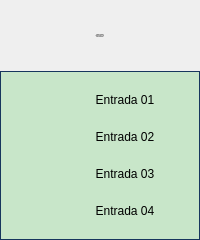
<?xml version="1.0" encoding="UTF-8"?>
<ui version="4.0">
 <class>Form</class>
 <widget class="QWidget" name="Form">
  <property name="geometry">
   <rect>
    <x>0</x>
    <y>0</y>
    <width>200</width>
    <height>240</height>
   </rect>
  </property>
  <property name="minimumSize">
   <size>
    <width>200</width>
    <height>240</height>
   </size>
  </property>
  <property name="maximumSize">
   <size>
    <width>200</width>
    <height>240</height>
   </size>
  </property>
  <property name="windowTitle">
   <string>Cartão 5069-IY4 06 Remota Booster</string>
  </property>
  <layout class="QVBoxLayout" name="verticalLayout">
   <property name="spacing">
    <number>0</number>
   </property>
   <property name="leftMargin">
    <number>0</number>
   </property>
   <property name="topMargin">
    <number>0</number>
   </property>
   <property name="rightMargin">
    <number>0</number>
   </property>
   <property name="bottomMargin">
    <number>0</number>
   </property>
   <item>
    <layout class="QVBoxLayout" name="verticalLayout_2">
     <property name="spacing">
      <number>0</number>
     </property>
     <item>
      <widget class="PyDMLabel" name="PyDMLabel_2">
       <property name="maximumSize">
        <size>
         <width>16777215</width>
         <height>71</height>
        </size>
       </property>
       <property name="font">
        <font>
         <pointsize>-1</pointsize>
        </font>
       </property>
       <property name="toolTip">
        <string/>
       </property>
       <property name="styleSheet">
        <string notr="true">PyDMLabel {
 qproperty-alignment: AlignCenter;
 border: 1px solid #FF17365D;
 background-color: #FF17365D;
 color: rgb(255, 255, 255);
 min-height: 65px;
 max-height: 65px;
 font-size: 14px;
}
</string>
       </property>
       <property name="text">
        <string>Falhas Hardware
Cartão 5069-IY4 06
Remota Booster</string>
       </property>
       <property name="alignment">
        <set>Qt::AlignCenter</set>
       </property>
      </widget>
     </item>
     <item>
      <widget class="QFrame" name="frame">
       <property name="styleSheet">
        <string notr="true">QFrame#frame{
     border: 1px solid #FF17365D;
	 background-color: #c8e6c9;
}

PyDMByteIndicator {
  min-height: 1.50em;
  max-height: 1.50em;
  min-width: 1.50em;
}</string>
       </property>
       <property name="frameShape">
        <enum>QFrame::StyledPanel</enum>
       </property>
       <property name="frameShadow">
        <enum>QFrame::Raised</enum>
       </property>
       <layout class="QVBoxLayout" name="verticalLayout_3">
        <property name="spacing">
         <number>0</number>
        </property>
        <property name="leftMargin">
         <number>0</number>
        </property>
        <property name="topMargin">
         <number>0</number>
        </property>
        <property name="rightMargin">
         <number>0</number>
        </property>
        <property name="bottomMargin">
         <number>0</number>
        </property>
        <item>
         <layout class="QGridLayout" name="gridLayout">
          <property name="leftMargin">
           <number>5</number>
          </property>
          <property name="topMargin">
           <number>5</number>
          </property>
          <property name="rightMargin">
           <number>5</number>
          </property>
          <property name="bottomMargin">
           <number>5</number>
          </property>
          <property name="horizontalSpacing">
           <number>5</number>
          </property>
          <property name="verticalSpacing">
           <number>10</number>
          </property>
          <item row="2" column="0">
           <widget class="PyDMByteIndicator" name="PyDMByteIndicator_2">
            <property name="sizePolicy">
             <sizepolicy hsizetype="Fixed" vsizetype="Fixed">
              <horstretch>0</horstretch>
              <verstretch>0</verstretch>
             </sizepolicy>
            </property>
            <property name="minimumSize">
             <size>
              <width>27</width>
              <height>27</height>
             </size>
            </property>
            <property name="maximumSize">
             <size>
              <width>30</width>
              <height>27</height>
             </size>
            </property>
            <property name="toolTip">
             <string/>
            </property>
            <property name="PyDMToolTip" stdset="0">
             <string/>
            </property>
            <property name="channel" stdset="0">
             <string>ca://RA-RaBO02:RF-IntlkComp:InAng14-Mon.VAL</string>
            </property>
            <property name="onColor" stdset="0">
             <color>
              <red>255</red>
              <green>0</green>
              <blue>0</blue>
             </color>
            </property>
            <property name="offColor" stdset="0">
             <color>
              <red>0</red>
              <green>255</green>
              <blue>0</blue>
             </color>
            </property>
            <property name="showLabels" stdset="0">
             <bool>false</bool>
            </property>
            <property name="circles" stdset="0">
             <bool>true</bool>
            </property>
           </widget>
          </item>
          <item row="3" column="0">
           <widget class="PyDMByteIndicator" name="PyDMByteIndicator_3">
            <property name="sizePolicy">
             <sizepolicy hsizetype="Fixed" vsizetype="Fixed">
              <horstretch>0</horstretch>
              <verstretch>0</verstretch>
             </sizepolicy>
            </property>
            <property name="minimumSize">
             <size>
              <width>27</width>
              <height>27</height>
             </size>
            </property>
            <property name="maximumSize">
             <size>
              <width>30</width>
              <height>27</height>
             </size>
            </property>
            <property name="toolTip">
             <string/>
            </property>
            <property name="PyDMToolTip" stdset="0">
             <string/>
            </property>
            <property name="channel" stdset="0">
             <string>ca://RA-RaBO02:RF-IntlkComp:InAng15-Mon.VAL</string>
            </property>
            <property name="onColor" stdset="0">
             <color>
              <red>255</red>
              <green>0</green>
              <blue>0</blue>
             </color>
            </property>
            <property name="offColor" stdset="0">
             <color>
              <red>0</red>
              <green>255</green>
              <blue>0</blue>
             </color>
            </property>
            <property name="showLabels" stdset="0">
             <bool>false</bool>
            </property>
            <property name="circles" stdset="0">
             <bool>true</bool>
            </property>
           </widget>
          </item>
          <item row="0" column="0">
           <widget class="PyDMByteIndicator" name="PyDMByteIndicator">
            <property name="sizePolicy">
             <sizepolicy hsizetype="Fixed" vsizetype="Fixed">
              <horstretch>0</horstretch>
              <verstretch>0</verstretch>
             </sizepolicy>
            </property>
            <property name="minimumSize">
             <size>
              <width>27</width>
              <height>27</height>
             </size>
            </property>
            <property name="maximumSize">
             <size>
              <width>30</width>
              <height>27</height>
             </size>
            </property>
            <property name="toolTip">
             <string/>
            </property>
            <property name="PyDMToolTip" stdset="0">
             <string/>
            </property>
            <property name="channel" stdset="0">
             <string>ca://RA-RaBO02:RF-IntlkComp:InAng12-Mon.VAL</string>
            </property>
            <property name="onColor" stdset="0">
             <color>
              <red>255</red>
              <green>0</green>
              <blue>0</blue>
             </color>
            </property>
            <property name="offColor" stdset="0">
             <color>
              <red>0</red>
              <green>255</green>
              <blue>0</blue>
             </color>
            </property>
            <property name="showLabels" stdset="0">
             <bool>false</bool>
            </property>
            <property name="circles" stdset="0">
             <bool>true</bool>
            </property>
           </widget>
          </item>
          <item row="1" column="1">
           <widget class="PyDMLabel" name="PyDMLabel_3">
            <property name="sizePolicy">
             <sizepolicy hsizetype="Fixed" vsizetype="Fixed">
              <horstretch>0</horstretch>
              <verstretch>0</verstretch>
             </sizepolicy>
            </property>
            <property name="minimumSize">
             <size>
              <width>100</width>
              <height>25</height>
             </size>
            </property>
            <property name="maximumSize">
             <size>
              <width>100</width>
              <height>25</height>
             </size>
            </property>
            <property name="toolTip">
             <string/>
            </property>
            <property name="text">
             <string>Entrada 02</string>
            </property>
            <property name="alignment">
             <set>Qt::AlignCenter</set>
            </property>
           </widget>
          </item>
          <item row="1" column="0">
           <widget class="PyDMByteIndicator" name="PyDMByteIndicator_4">
            <property name="sizePolicy">
             <sizepolicy hsizetype="Fixed" vsizetype="Fixed">
              <horstretch>0</horstretch>
              <verstretch>0</verstretch>
             </sizepolicy>
            </property>
            <property name="minimumSize">
             <size>
              <width>27</width>
              <height>27</height>
             </size>
            </property>
            <property name="maximumSize">
             <size>
              <width>30</width>
              <height>27</height>
             </size>
            </property>
            <property name="toolTip">
             <string/>
            </property>
            <property name="PyDMToolTip" stdset="0">
             <string/>
            </property>
            <property name="channel" stdset="0">
             <string>ca://RA-RaBO02:RF-IntlkComp:InAng13-Mon.VAL</string>
            </property>
            <property name="onColor" stdset="0">
             <color>
              <red>255</red>
              <green>0</green>
              <blue>0</blue>
             </color>
            </property>
            <property name="offColor" stdset="0">
             <color>
              <red>0</red>
              <green>255</green>
              <blue>0</blue>
             </color>
            </property>
            <property name="showLabels" stdset="0">
             <bool>false</bool>
            </property>
            <property name="circles" stdset="0">
             <bool>true</bool>
            </property>
           </widget>
          </item>
          <item row="0" column="1">
           <widget class="PyDMLabel" name="PyDMLabel">
            <property name="sizePolicy">
             <sizepolicy hsizetype="Fixed" vsizetype="Fixed">
              <horstretch>0</horstretch>
              <verstretch>0</verstretch>
             </sizepolicy>
            </property>
            <property name="minimumSize">
             <size>
              <width>100</width>
              <height>25</height>
             </size>
            </property>
            <property name="maximumSize">
             <size>
              <width>100</width>
              <height>25</height>
             </size>
            </property>
            <property name="toolTip">
             <string/>
            </property>
            <property name="text">
             <string>Entrada 01</string>
            </property>
            <property name="alignment">
             <set>Qt::AlignCenter</set>
            </property>
            <property name="channel" stdset="0">
             <string/>
            </property>
           </widget>
          </item>
          <item row="3" column="1">
           <widget class="PyDMLabel" name="PyDMLabel_5">
            <property name="sizePolicy">
             <sizepolicy hsizetype="Fixed" vsizetype="Fixed">
              <horstretch>0</horstretch>
              <verstretch>0</verstretch>
             </sizepolicy>
            </property>
            <property name="minimumSize">
             <size>
              <width>100</width>
              <height>25</height>
             </size>
            </property>
            <property name="maximumSize">
             <size>
              <width>100</width>
              <height>25</height>
             </size>
            </property>
            <property name="toolTip">
             <string/>
            </property>
            <property name="text">
             <string>Entrada 04</string>
            </property>
            <property name="alignment">
             <set>Qt::AlignCenter</set>
            </property>
           </widget>
          </item>
          <item row="2" column="1">
           <widget class="PyDMLabel" name="PyDMLabel_4">
            <property name="sizePolicy">
             <sizepolicy hsizetype="Fixed" vsizetype="Fixed">
              <horstretch>0</horstretch>
              <verstretch>0</verstretch>
             </sizepolicy>
            </property>
            <property name="minimumSize">
             <size>
              <width>100</width>
              <height>25</height>
             </size>
            </property>
            <property name="maximumSize">
             <size>
              <width>100</width>
              <height>25</height>
             </size>
            </property>
            <property name="toolTip">
             <string/>
            </property>
            <property name="text">
             <string>Entrada 03</string>
            </property>
            <property name="alignment">
             <set>Qt::AlignCenter</set>
            </property>
           </widget>
          </item>
         </layout>
        </item>
       </layout>
      </widget>
     </item>
    </layout>
   </item>
  </layout>
 </widget>
 <customwidgets>
  <customwidget>
   <class>PyDMLabel</class>
   <extends>QLabel</extends>
   <header>pydm.widgets.label</header>
  </customwidget>
  <customwidget>
   <class>PyDMByteIndicator</class>
   <extends>QWidget</extends>
   <header>pydm.widgets.byte</header>
  </customwidget>
 </customwidgets>
 <resources/>
 <connections/>
</ui>
